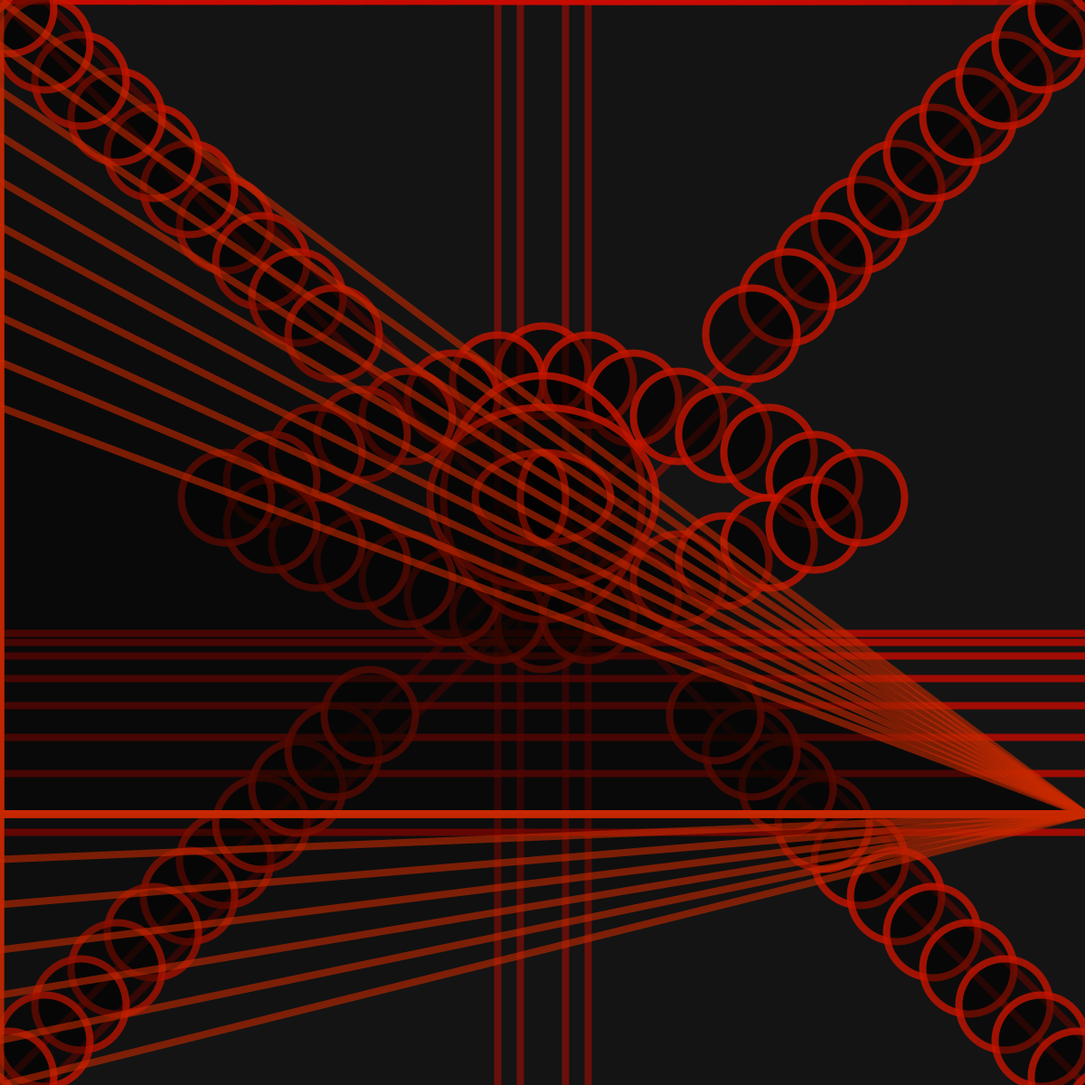
Frame 1 (no input)
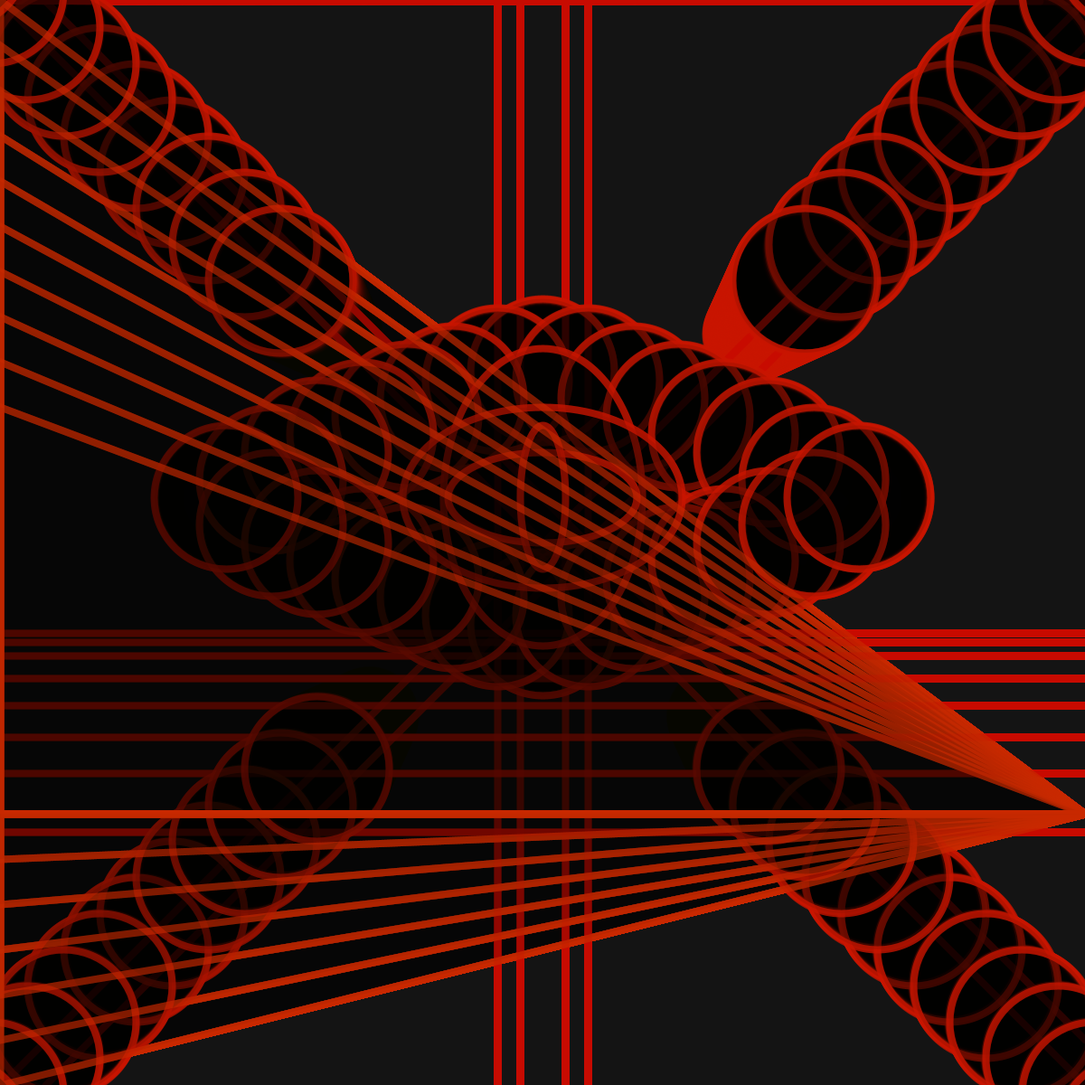
Frame 60 (the mouse pressed at the canvas centre just before this capture)
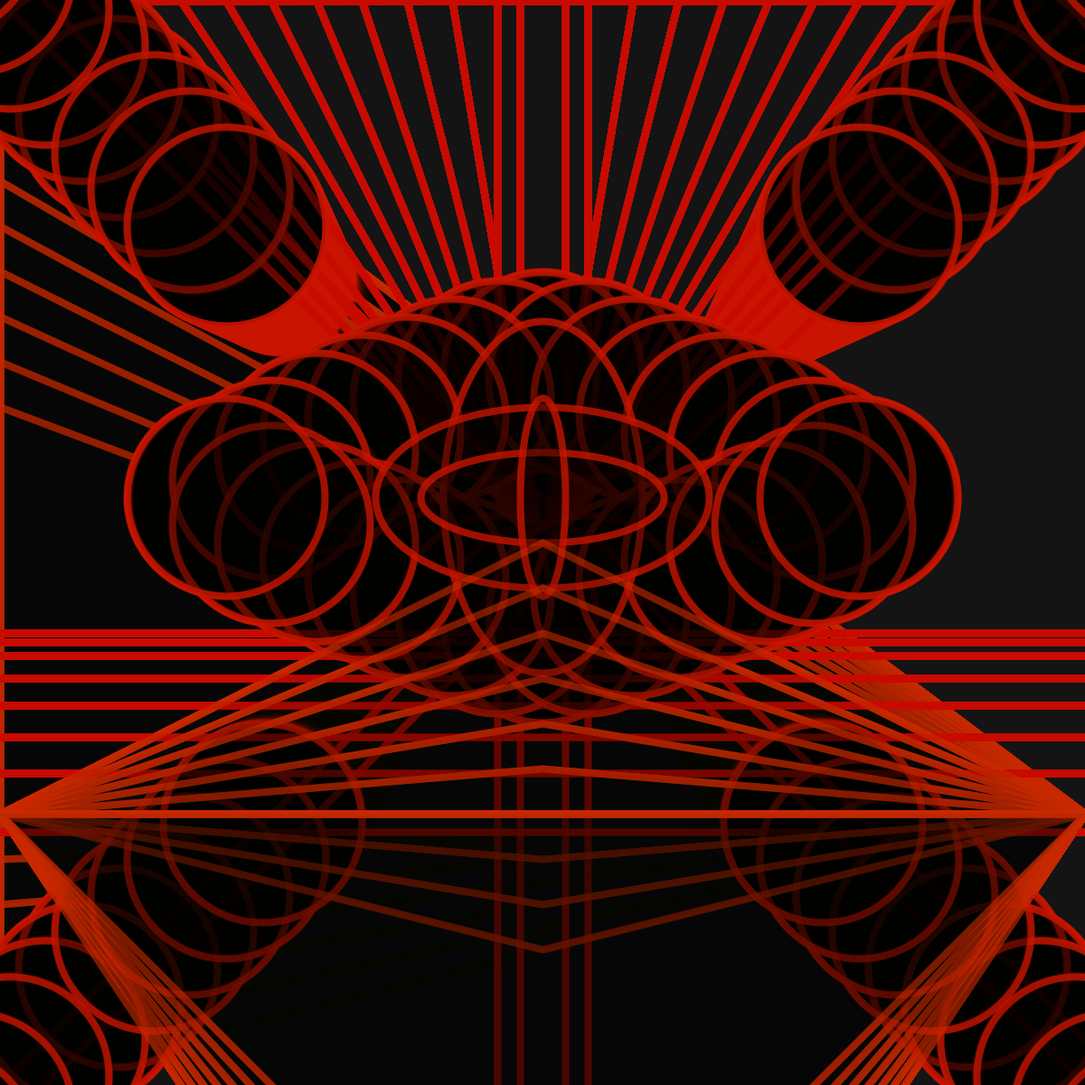
Frame 120 (the mouse held since frame 60 and released just before this capture)

The Processing sketch that drew these frames (run headless with seeded random() and noise(); from frame 60 on, the mouse is pressed at the canvas centre):

// Processing sketch: the_eye_of_death_3
// ── the_eye_of_death_3.pde
int abc = 0;
float grow = 0.5;
float abcd = 50;

void setup() {
size(1200, 1200);
background(20);
}

void mousePressed() {
 stroke(200, 20, 0, 200);
fill(0, 0, 0, 100);
rectMode(CENTER);
ellipse( mouseX, mouseY, 220, 220);
ellipse( mouseX, mouseY, 200, 200);
ellipse( mouseX, mouseY, 100, 100);
ellipse( mouseX, mouseY, 50, 50);
}
void keyPressed() {
  background(20);
}

void draw() {

stroke(225);
strokeWeight(8);
stroke(200, 10, 0, 200);
line(1, 700, 1200, 700);
line(1, 710, 1200, 710);
line(1, 725, 1200, 725);
line(1, 750, 1200, 750);
line(1, 780, 1200, 780);
line(1, 815, 1200, 815);
line(1, 855, 1200, 855);
line(1, 920, 1200, 920);

stroke(200, 10, 0, 120);
line(50, 1, 1200, 1150);
line(1, 1, 1200, 1200);
line(1200, 50, 50, 1200);
line(1200, 1, 1, 1200);
line(625, 1, 625, 1200);
line(575, 1, 575, 1200);
line(650, 1, 650, 1200);
line(550, 1, 550, 1200);

line(700, 1, mouseX, mouseY);
line(750, 1, mouseX, mouseY);
line(800, 1, mouseX, mouseY);
line(850, 1, mouseX, mouseY);
line(900, 1, mouseX, mouseY);
line(950, 1, mouseX, mouseY);
line(1000, 1,mouseX, mouseY);
line(1050, 1, mouseX, mouseY);
line(1100, 1, mouseX, mouseY);
line(1150, 1, mouseX, mouseY);
line(1200, 1, mouseX, mouseY);

line(500, 1, mouseX, mouseY);
line(450, 1, mouseX, mouseY);
line(400, 1, mouseX, mouseY);
line(350, 1, mouseX, mouseY);
line(300, 1, mouseX, mouseY);
line(250, 1, mouseX, mouseY);
line(200, 1, mouseX, mouseY);
line(150, 1, mouseX, mouseY);
line(100, 1, mouseX, mouseY);
line(50, 1, mouseX, mouseY);
line(0, 1, mouseX, mouseY);

stroke(200, 20, 0, 200);
fill(0, 0, 0, 100);
ellipse(600, 410, 50+abcd, 50+abcd);
ellipse(550, 420, 50+abcd, 50+abcd);
ellipse(650, 420, 50+abcd, 50+abcd);
ellipse(500, 440, 50+abcd, 50+abcd);
ellipse(700, 440, 50+abcd, 50+abcd);
ellipse(450, 460, 50+abcd, 50+abcd);
ellipse(750, 460, 50+abcd, 50+abcd);
ellipse(400, 480, 50+abcd, 50+abcd);
ellipse(800, 480, 50+abcd, 50+abcd);
ellipse(350, 500, 50+abcd, 50+abcd);
ellipse(850, 500, 50+abcd, 50+abcd);
ellipse(300, 530, 50+abcd, 50+abcd);
ellipse(900, 530, 50+abcd, 50+abcd);
ellipse(600, 690, 50+abcd, 50+abcd);
ellipse(550, 680, 50+abcd, 50+abcd);
ellipse(650, 680, 50+abcd, 50+abcd);
ellipse(500, 660, 50+abcd, 50+abcd);
ellipse(700, 660, 50+abcd, 50+abcd);
ellipse(450, 640, 50+abcd, 50+abcd);
ellipse(750, 640, 50+abcd, 50+abcd);
ellipse(400, 620, 50+abcd, 50+abcd);
ellipse(800, 620, 50+abcd, 50+abcd);
ellipse(350, 600, 50+abcd, 50+abcd);
ellipse(850, 600, 50+abcd, 50+abcd);
ellipse(300, 580, 50+abcd, 50+abcd);
ellipse(900, 580, 50+abcd, 50+abcd);
ellipse(250, 550, 50+abcd, 50+abcd);
ellipse(950, 550, 50+abcd, 50+abcd);
//eyes

ellipse(600, 550, 220, 220+abcd);
ellipse(600, 550, 200+abcd, 200);
ellipse(600, 550, 100+abcd, 100);
ellipse(600, 550, 50, 50+abcd);
abcd=abcd+1;
grow= grow + .1;
println("grow "+ grow);

ellipse(300-abcd, 300-abcd, 50+abcd, 50+abcd);
ellipse(260-abcd, 260-abcd, 50+abcd, 50+abcd);
ellipse(220-abcd, 220-abcd, 50+abcd, 50+abcd);
ellipse(180-abcd, 180-abcd, 50+abcd, 50+abcd);
ellipse(140-abcd, 140-abcd, 50+abcd, 50+abcd);
ellipse(100-abcd, 100-abcd, 50+abcd, 50+abcd);
ellipse(60-abcd, 60-abcd, 50+abcd, 50+abcd);
ellipse(20-abcd, 20-abcd, 50+abcd, 50+abcd);
ellipse(340-abcd, 340-abcd, 50+abcd, 50+abcd);
ellipse(380-abcd, 380-abcd, 50+abcd, 50+abcd);
ellipse(420-abcd, 420-abcd, 50+abcd, 50+abcd);

ellipse(900+abcd, 300-abcd, 50+abcd, 50+abcd);
ellipse(940+abcd, 260-abcd, 50+abcd, 50+abcd);
ellipse(980+abcd, 220-abcd, 50+abcd, 50+abcd);
ellipse(1020+abcd, 180-abcd, 50+abcd, 50+abcd);
ellipse(1060+abcd, 140-abcd, 50+abcd, 50+abcd);
ellipse(1100+abcd, 100-abcd, 50+abcd, 50+abcd);
ellipse(1140+abcd, 60-abcd, 50+abcd, 50+abcd);
ellipse(1180+abcd, 20-abcd, 50+abcd, 50+abcd);
ellipse(860+abcd, 340-abcd, 50+abcd, 50+abcd);
ellipse(820+abcd, 380-abcd, 50+abcd, 50+abcd);
ellipse(780+abcd, 420-abcd, 50+abcd, 50+abcd);

ellipse(900+abcd, 900+abcd, 50+abcd, 50+abcd);
ellipse(940+abcd, 940+abcd, 50+abcd, 50+abcd);
ellipse(980+abcd, 980+abcd, 50+abcd, 50+abcd);
ellipse(1020+abcd, 1020+abcd, 50+abcd, 50+abcd);
ellipse(1060+abcd, 1060+abcd, 50+abcd, 50+abcd);
ellipse(1100+abcd, 1100+abcd, 50+abcd, 50+abcd);
ellipse(1140+abcd, 1140+abcd, 50+abcd, 50+abcd);
ellipse(1180+abcd, 1180+abcd, 50+abcd, 50+abcd);
ellipse(860+abcd, 860+abcd, 50+abcd, 50+abcd);
ellipse(820+abcd, 820+abcd, 50+abcd, 50+abcd);
ellipse(780+abcd, 780+abcd, 50+abcd, 50+abcd);
ellipse(740+abcd, 740+abcd, 50+abcd, 50+abcd);

ellipse(300-abcd, 900+abcd, 50+abcd, 50+abcd);
ellipse(260-abcd, 940+abcd, 50+abcd, 50+abcd);
ellipse(220-abcd, 980+abcd, 50+abcd, 50+abcd);
ellipse(180-abcd, 1020+abcd, 50+abcd, 50+abcd);
ellipse(140-abcd, 1060+abcd, 50+abcd, 50+abcd);
ellipse(100-abcd, 1100+abcd, 50+abcd, 50+abcd);
ellipse(60-abcd, 1140+abcd, 50+abcd, 50+abcd);
ellipse(20-abcd, 1180+abcd, 50+abcd, 50+abcd);
ellipse(340-abcd, 860+abcd, 50+abcd, 50+abcd);
ellipse(380-abcd, 820+abcd, 50+abcd, 50+abcd);
ellipse(420-abcd, 780+abcd, 50+abcd, 50+abcd);
ellipse(460-abcd, 740+abcd, 50+abcd, 50+abcd);

stroke(200, 40, 0, 150);
fill(0, 0, 0, 20);
triangle(mouseX, mouseY, 0, 900, 1200, 900);
triangle(mouseX, mouseY+50, 0, 900, 1200, 900);
triangle(mouseX, mouseY+100, 0, 900, 1200, 900);
triangle(mouseX, mouseY+150, 0, 900, 1200, 900);
triangle(mouseX, mouseY+200, 0, 900, 1200, 900);
triangle(mouseX, mouseY+250, 0, 900, 1200, 900);
triangle(mouseX, mouseY+300, 0, 900, 1200, 900);
triangle(mouseX, mouseY+350, 0, 900, 1200, 900);
triangle(mouseX, mouseY+400, 0, 900, 1200, 900);
triangle(mouseX, mouseY+450, 0, 900, 1200, 900);

triangle(mouseX, mouseY+1200, 0, 900, 1200, 900);
triangle(mouseX, mouseY+1150, 0, 900, 1200, 900);
triangle(mouseX, mouseY+1100, 0, 900, 1200, 900);
triangle(mouseX, mouseY+1050, 0, 900, 1200, 900);
triangle(mouseX, mouseY+1000, 0, 900, 1200, 900);
triangle(mouseX, mouseY+950, 0, 900, 1200, 900);
triangle(mouseX, mouseY+900, 0, 900, 1200, 900);
}
